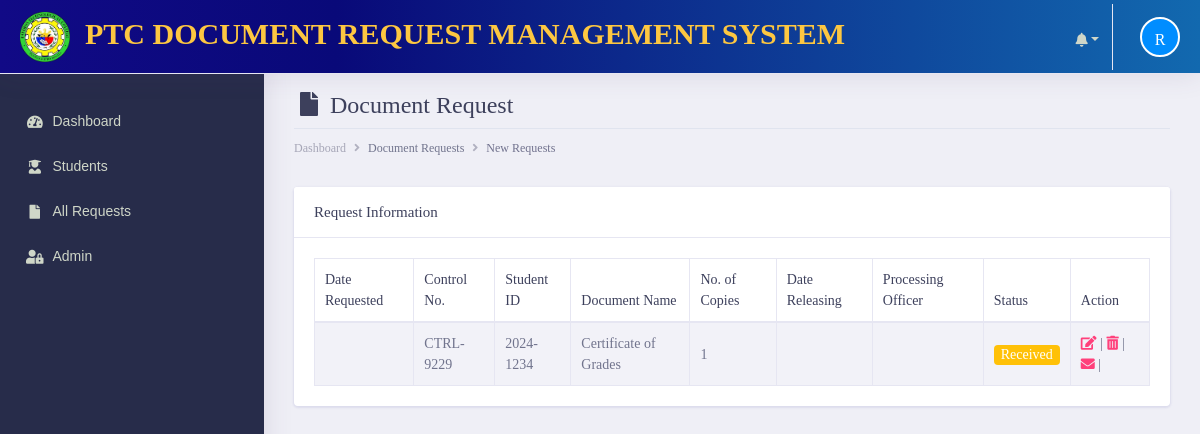
The app's page /admin/documents/new-request.php (signed in), older data.
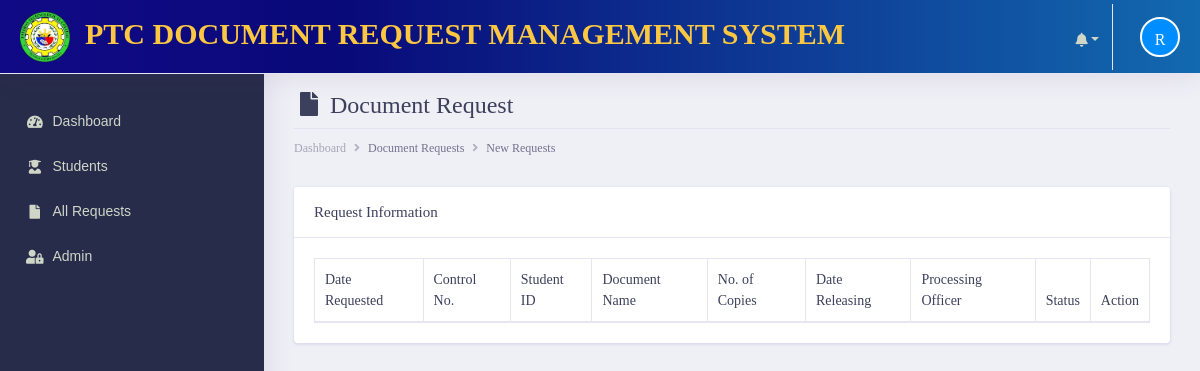
The same page, newer data.
### tables this page shows
CREATE TABLE `tbl_documentrequest` (
  `request_id` int(11) NOT NULL,
  `control_no` varchar(255) NOT NULL,
  `studentID_no` varchar(255) NOT NULL,
  `document_name` varchar(255) NOT NULL,
  `no_ofcopies` varchar(255) NOT NULL,
  `date_request` varchar(255) NOT NULL,
  `date_releasing` varchar(255) NOT NULL,
  `processing_officer` varchar(255) NOT NULL,
  `status` varchar(255) NOT NULL,
  `remarks` varchar(255) NOT NULL,
  `student_id` int(11) NOT NULL,
  `notif` int(11) NOT NULL
);

### admin/init/model/class_model.php (called while the page is built, shortened)
<?php
	class class_model{
		public $host = db_host;
		public $user = db_user;
		public $pass = db_pass;
		public $dbname = db_name;
		public $conn;
		private function connect(){
			$this->conn = new mysqli($this->host, $this->user, $this->pass, $this->dbname);
		}
		  public function fetchAll_newrequest(){
            $sql = "SELECT * FROM  tbl_documentrequest WHERE status = 'Received' ORDER BY date_request DESC";
				$stmt = $this->conn->prepare($sql);
				$stmt->execute();
				$result = $stmt->get_result();
		        $data = array();
		         while ($row = $result->fetch_assoc()) {
		                   $data[] = $row;
		            }
		         return $data;
		  }
	}
?>

### admin/documents/new-request.php (the view, shortened to what the changed rows need)
       <?php include('main_header/header.php');?>
        <div class="dashboard-wrapper">
            <div class="container-fluid  dashboard-content">
                <div class="row">
                    <div class="col-xl-12 col-lg-12 col-md-12 col-sm-12 col-12">
                        <div class="page-header">
                             <h2 class="pageheader-title"><i class="fa fa-fw fa-file"></i> Document Request </h2>
                        </div>
                    </div>
                </div>
                    <div class="row">
                        <div class="col-xl-12 col-lg-12 col-md-12 col-sm-12 col-12">
                            <div class="card">
                                <div class="card-body">
                                    <div class="table-responsive">
                                        <table class="table table-striped table-bordered first">
                                            <thead>
                                                <tr>
                                                    <th scope="col">Date Requested</th>
                                                    <th scope="col">Control No.</th>
                                                    <th scope="col">Student ID</th>
                                                    <th scope="col">Document Name</th>
                                                    <th scope="col">No. of Copies</th>
                                                    <th scope="col">Date Releasing</th>
                                                    <th scope="col">Processing Officer</th>
                                                    <th scope="col">Status</th>
                                                    <th scope="col">Action</th>
                                                </tr>
                                            </thead>
                                            <tbody>
                                             <?php
                                                $conn = new class_model();
                                                $docrequest = $conn->fetchAll_newrequest();
                                               ?>
                                               <?php foreach ($docrequest as $row) {
                                                ?>
                                                <tr>
                                                    <td><?= date($row['time_stamp']); ?></td>
                                                    <td><?= $row['control_no']; ?></td>
                                                    <td><?= $row['studentID_no']; ?></td>
                                                    <td><?= $row['document_name']; ?></td>
                                                    <td><?= $row['no_ofcopies']; ?></td>
                                                     <td>
                                                    </td>
                                                    <td><?= $row['processing_officer']; ?></td>
                                                    <td>
                                                     <?php
                                                       if($row['status'] ==="Processing"){
                                                           echo '<span class="badge bg-info text-white">Processing</span>';
                                                         } else if($row['status'] ==="Received"){
                                                           echo '<span class="badge bg-warning text-white">Received</span>';
                                                         }else if($row['status'] ==="Waiting for Payment"){
                                                           echo '<span class="badge bg-danger text-white">Waiting for Payment</span>';
                                                        }else if($row['status'] ==="Releasing"){
                                                            echo '<span class="badge bg-success text-white">Releasing</span>';
                                                        }
                                                     ?>
                                                    </td>
                                                    <td class="align-right">
                                                        <a href="edit-request.php?request=<?= $row['request_id']; ?>&student-number=<?php echo $row['studentID_no']; ?>" class="text-secondary font-weight-bold text-xs" data-toggle="tooltip" data-original-title="Edit user">
                                                          <i class="fa fa-edit"></i>
                                                        </a> |
                                                        <a href="javascript:;" data-id="<?= $row['request_id']; ?>" class="text-secondary font-weight-bold text-xs delete" data-toggle="tooltip" data-original-title="Edit user">
                                                          <i class="fa fa-trash-alt"></i>
                                                        </a> |
                                                        <a href="email-form-r.php?request=<?= $row['request_id']; ?>&student-number=<?php echo $row['studentID_no']; ?>" class="text-secondary font-weight-bold text-xs" data-toggle="tooltip" data-original-title="Edit user">
                                                          <i class="fa fa-envelope"></i>
                                                        </a> |
                                                      </td>
                                                </tr>
                                             <?php } ?>
                                            </tbody>
                                        </table>
                                    </div>
                                </div>
                            </div>
                        </div>
                    </div>
            </div>
        </div>
    </div>
</body>
</html>

Row changes from the older to the newer data that the page shows:
removed tbl_documentrequest: control_no "CTRL-9229", studentID_no "2024-1234", document_name "Certificate of Grades", no_ofcopies "1", status "Received"
